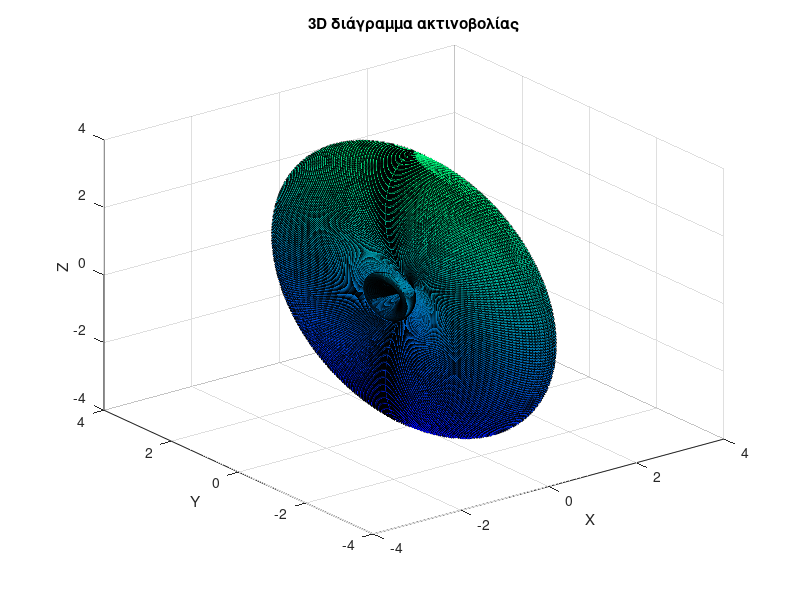

Recreate this plot in MATLAB.
theta = linspace(0,2*pi, 300);  
phi = linspace(0,2*pi, 300); 
kd=pi/2;

[Theta, Phi] = meshgrid(theta, phi);
R=cos((7/2)*kd*cos(Phi).*sin(Theta))+cos((5/2)*kd*cos(Phi).*sin(Theta))+...
    cos((3/2)*kd*cos(Phi).*sin(Theta))+cos((1/2)*kd*cos(Phi).*sin(Theta)); 
X=R.*sin(Theta).*cos(Phi);
Y=R.*sin(Phi).*sin(Theta);
Z=R.*cos(Theta);

surf(X, Y, Z);
colormap(winter);

xlabel('X');
ylabel('Y');
zlabel('Z');
xlim([-4 4])
ylim([-4 4])
title('3D διάγραμμα ακτινοβολίας');
grid on;

%saveas(gcf,'Ex2_2b_1.pdf');
